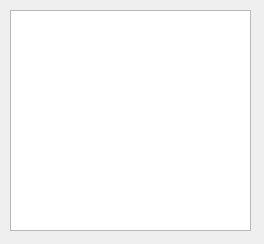
<?xml version="1.0" encoding="UTF-8"?>
<ui version="4.0">
 <class>roomType</class>
 <widget class="QDialog" name="roomType">
  <property name="geometry">
   <rect>
    <x>0</x>
    <y>0</y>
    <width>264</width>
    <height>244</height>
   </rect>
  </property>
  <property name="windowTitle">
   <string>RoomTypes</string>
  </property>
  <widget class="QTableView" name="tableView">
   <property name="geometry">
    <rect>
     <x>10</x>
     <y>10</y>
     <width>241</width>
     <height>221</height>
    </rect>
   </property>
  </widget>
 </widget>
 <resources/>
 <connections/>
</ui>
